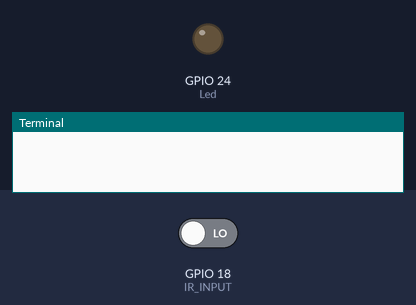
The program below on a simulated Raspberry Pi (BCM pin numbers). Parts: output pins drawn as LEDs (lit = HIGH), the last lines printed to the terminal. The inputs (shaded band) are chosen by the test bench; at power-on: GPIO 18 (IR_INPUT) LOW.

Above: at 1.2 s.
1.3 s: GPIO 18 (IR_INPUT) driven HIGH
At 2.5 s:
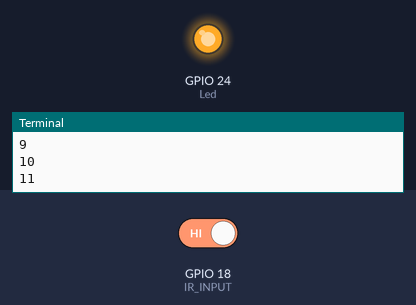
2.8 s: GPIO 18 (IR_INPUT) driven LOW
At 3.9 s:
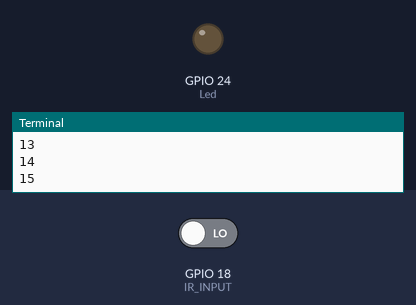
Timing chart, 0 to 5.8 s (numbered marks = the images above; inputs shaded):
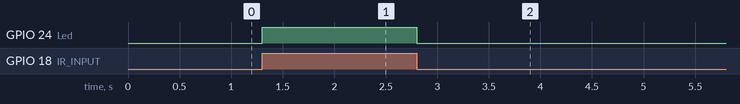

The program:

RP_IR_INPUT___INTRUPT_COUNT.py
```python
import RPi.GPIO as G
from time import sleep

G.setwarnings(False)
G.setmode(G.BCM)
IR_INPUT =18
Led = 24
G.setup(18,G.IN)
G.setup(24,G.OUT)
try:
    count = 0
    while(True):
        status = G.input(IR_INPUT)
        if(status == True):
            G.output(Led,True)
            sleep(0.1)
            count = count +1
            print count
        G.output(Led,False)
except Excepion as ex:
    G.cleanup(ex)
finally:
    G.output(Led,False)

#or
#while(True):
#    status = G.input(IR_INPUT)
#    status = status+count
#    if(status == True):
#           print count
#          sleep(0.1)
#     G.output(Led,False)
```

Measured:
- after the input at 1.3 s, GPIO 24 (Led): LOW → HIGH at once
- after the input at 2.8 s, GPIO 24 (Led): HIGH → LOW at once
